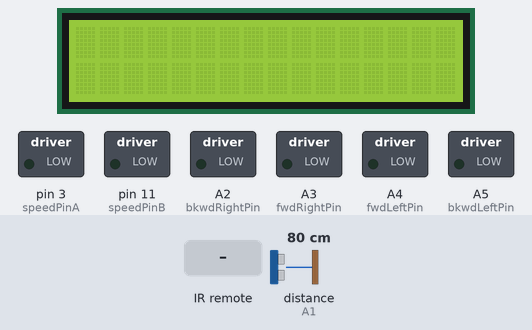
The sketch below on a simulated Arduino Uno, built with avr-gcc and run on an emulated ATmega328P. Parts: 16×2 character LCD, switched loads named in the sketch (green lamp = pin HIGH). Wiring (inferred from the names in the program): ultrasonic range finder: trigger pin 13; echo A1. The inputs (shaded band) are chosen by the test bench; at power-on: distance to the obstacle (sensor on A1) 80 cm. The echo pulse lasts 58.3 µs per cm; pins used as bus, display or sensor lines are not drawn.

Above: at 1.2 s.
1.3 s: infrared code 0xFF629D received
At 1.6 s:
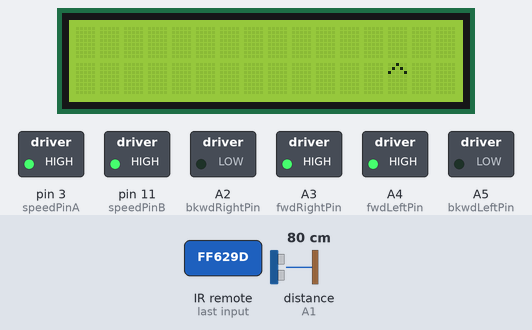
2.8 s: infrared code 0xFFA857 received
At 3.9 s:
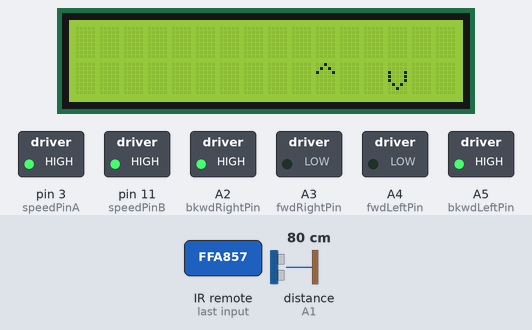
4.3 s: infrared code 0xFF22DD received
At 4.9 s:
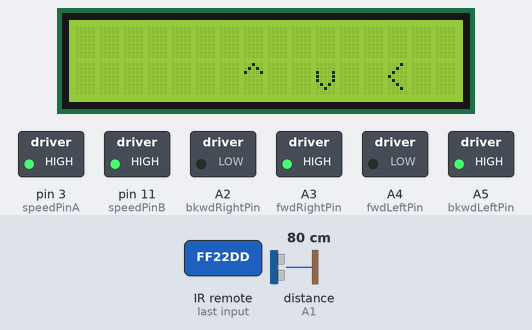
5.8 s: infrared code 0xFFC23D received
At 7.0 s:
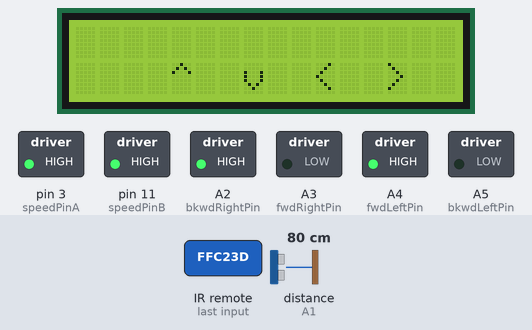
7.3 s: infrared code 0xFF02FD received
At 8.4 s:
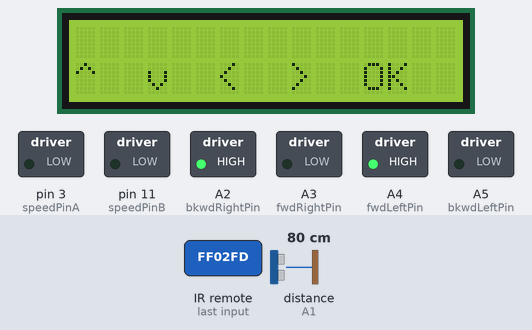
8.8 s: infrared code 0xFF629D received
At 9.6 s:
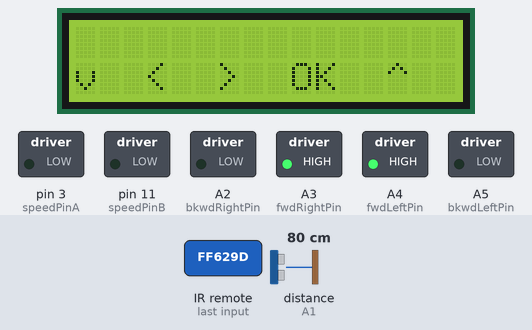
Timing chart, 0 to 11.3 s (numbered marks = the images above; inputs shaded):
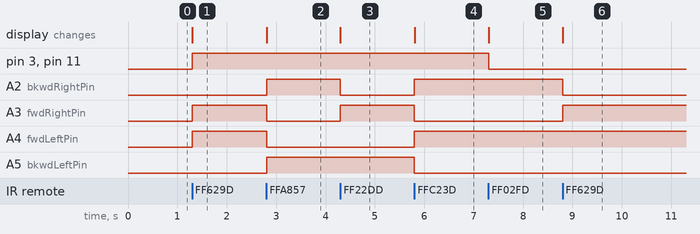

The sketch:

Robot_Test.ino
```cpp
// A_ pins are analog, _ pins are digital. Speed pins must be on a PWM specific, digital pin.

// Ultrasonic Sensor Pins
int trigPin = 13;
int echoPin = A1;

// Motor pins
int bkwdRightPin=A2;
int fwdRightPin=A3;
int speedPinA=3;
int fwdLeftPin=A4;
int bkwdLeftPin=A5;
int speedPinB=11;

// IR receiver pin
int RECV_PIN = 12;

int speed=255;


#include <IRremote.h>
#include <LiquidCrystal.h>


IRrecv irrecv(RECV_PIN);

String nextChar;

//LCD pins cannot be changed, they are hard-coded. Also uses pin 10 for backlighting
LiquidCrystal lcd(8, 9, 4, 5, 6, 7);

decode_results results;


void setup(){
  // Initialise all our pins to be ready for I/O

  pinMode(bkwdRightPin,OUTPUT);
  pinMode(fwdRightPin,OUTPUT);
  pinMode(speedPinA,OUTPUT);
  pinMode(fwdLeftPin,OUTPUT);
  pinMode(bkwdLeftPin,OUTPUT);
  pinMode(speedPinB,OUTPUT);

  pinMode(trigPin, OUTPUT);
  pinMode(echoPin, INPUT);


  // Initialize the IR and the LCD options (location of screen to start/autoscroll)
  irrecv.enableIRIn();

  lcd.begin(16,2);
  lcd.autoscroll();
  lcd.setCursor(16,1);
}


void loop() {

  // Do internal pull-ups for the trig pin, and wait duration (microseconds) to calculate distance
  long duration, distance;
  digitalWrite(trigPin, LOW);
  delayMicroseconds(2);
  digitalWrite(trigPin, HIGH);

  delayMicroseconds(10);
  digitalWrite(trigPin, LOW);

  // Calculate the distance in CM
  duration = pulseIn(echoPin, HIGH);
  distance = (duration/2) / 29.1;

  // If we are less than 10cm away from crashing, STOP!
  if (distance < 10) {
    analogWrite(speedPinA,0);
    analogWrite(speedPinB,0);
  }


  // Listen for input from IR. Hex codes are random as far as I can tell
  if (irrecv.decode(&results)) {
    switch(results.value) {

      // nextChar is the next char to be printed to the LCD screen
      // LOW and HIGH are the only allowed variables on Analog inputs
      // Directions are on or off only. Forwards and backwards for a pin must be opposite (Or both off)

      case 0xFF629D:
        digitalWrite(bkwdRightPin,LOW);
        digitalWrite(fwdRightPin,HIGH);
        digitalWrite(bkwdLeftPin,LOW);
        digitalWrite(fwdLeftPin,HIGH);
        nextChar = "^ ";
        break;

      case 0xFFA857:
        digitalWrite(bkwdRightPin,HIGH);
        digitalWrite(fwdRightPin,LOW);
        digitalWrite(bkwdLeftPin,HIGH);
        digitalWrite(fwdLeftPin,LOW);
        nextChar = "v ";
        break;

      case 0xFF22DD:
        digitalWrite(bkwdRightPin,LOW);
        digitalWrite(fwdRightPin,HIGH);
        digitalWrite(bkwdLeftPin,HIGH);
        digitalWrite(fwdLeftPin,LOW);
        nextChar = "< ";
        break;

      case 0xFFC23D:
        digitalWrite(bkwdRightPin,HIGH);
        digitalWrite(fwdRightPin,LOW);
        digitalWrite(bkwdLeftPin,LOW);
        digitalWrite(fwdLeftPin,HIGH);
        nextChar = "> ";
        break;

      case 0xFF02FD:
        speed=0;
        nextChar = "OK ";
        break;

      case 0xFF6897:
        nextChar = "1 ";

        // Calculate a percentage of the speed, and set speed to that percent
        speed = 255 * (1 * .1);
        break;

      case 0xFF9867:
        nextChar = "2 ";
        speed = 255 * (2 * .1);
        break;

      case 0xFFB04F:
        nextChar = "3 ";
        speed = 255 * (3 * .1);
        break;

      case 0xFF30CF:
        nextChar = "4 ";
        speed = 255 * (4 * .1);
        break;

      case 0xFF18E7:
        nextChar = "5 ";
        speed = 255 * (5 * .1);
        break;

      case 0xFF7A85:
        nextChar = "6 ";
        speed = 255 * (6 * .1);
        break;

      case 0xFF10EF:
        nextChar = "7 ";
        speed = 255 * (7 * .1);
        break;

      case 0xFF38C7:
        nextChar = "8 ";
        speed = 255 * (8 * .1);
        break;

      case 0xFF5AA5:
        nextChar = "9 ";
        speed = 255 * (9 * .1);
        break;

      case 0xFF4AB5:
        nextChar = "0 ";
        speed = 255 * (10 * .1);
        break;

      case 0xFF42BD:
        nextChar = "* ";
        break;

      case 0xFF52AD:
        nextChar = "# ";
        break;

      case 0xFFFFFFFF:
      // catch "bad" signals from the remote. Option to handle that in this case.
        //lcd.print("Come Closer! ");
        break;
    }

    // Commit our changes to the speed of the motor
    analogWrite(speedPinA,speed);
    analogWrite(speedPinB,speed);
    lcd.print(nextChar);
    lcd.print(" ");

    // Continue looking for more IR
    irrecv.resume();
  }
}
```

Measured:
- after the input at 1.3 s, pin 3 (speedPinA), pin 11 (speedPinB), A3 (fwdRightPin), A4 (fwdLeftPin): LOW → HIGH at once; the display: changes at once (image 1)
- after the input at 2.8 s, A2 (bkwdRightPin), A5 (bkwdLeftPin): LOW → HIGH at once; A3 (fwdRightPin), A4 (fwdLeftPin): HIGH → LOW at once; the display: changes at once (image 2)
- after the input at 4.3 s, A2 (bkwdRightPin): HIGH → LOW at once; A3 (fwdRightPin): LOW → HIGH at once; the display: changes at once (image 3)
- after the input at 5.8 s, A2 (bkwdRightPin), A4 (fwdLeftPin): LOW → HIGH at once; A3 (fwdRightPin), A5 (bkwdLeftPin): HIGH → LOW at once; the display: changes at once (image 4)
- after the input at 7.3 s, pin 3 (speedPinA), pin 11 (speedPinB): HIGH → LOW at once; the display: changes at once (image 5)
- after the input at 8.8 s, A2 (bkwdRightPin): HIGH → LOW at once; A3 (fwdRightPin): LOW → HIGH at once; the display: changes at once (image 6)
